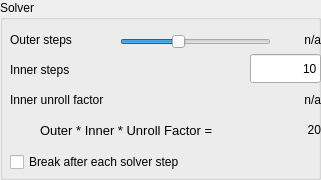
         <widget class="QGroupBox" name="groupBox_2">
          <property name="minimumSize">
           <size>
            <width>321</width>
            <height>180</height>
           </size>
          </property>
          <property name="maximumSize">
           <size>
            <width>321</width>
            <height>180</height>
           </size>
          </property>
          <property name="title">
           <string>Solver</string>
          </property>
          <widget class="QLabel" name="iterationsLabelValue">
           <property name="geometry">
            <rect>
             <x>280</x>
             <y>30</y>
             <width>41</width>
             <height>19</height>
            </rect>
           </property>
           <property name="minimumSize">
            <size>
             <width>40</width>
             <height>0</height>
            </size>
           </property>
           <property name="maximumSize">
            <size>
             <width>60</width>
             <height>16777215</height>
            </size>
           </property>
           <property name="toolTip">
            <string>Outer iteration steps for potential computation.</string>
           </property>
           <property name="statusTip">
            <string>Outer iteration steps for potential computation.</string>
           </property>
           <property name="text">
            <string>n/a</string>
           </property>
           <property name="alignment">
            <set>Qt::AlignRight|Qt::AlignTrailing|Qt::AlignVCenter</set>
           </property>
          </widget>
          <widget class="QLabel" name="iterationsLabelName">
           <property name="geometry">
            <rect>
             <x>10</x>
             <y>30</y>
             <width>101</width>
             <height>19</height>
            </rect>
           </property>
           <property name="toolTip">
            <string>Outer iteration steps for potential computation.</string>
           </property>
           <property name="statusTip">
            <string>Outer iteration steps for potential computation.</string>
           </property>
           <property name="text">
            <string>Outer steps</string>
           </property>
          </widget>
          <widget class="QSlider" name="iterationsSlider">
           <property name="geometry">
            <rect>
             <x>120</x>
             <y>30</y>
             <width>151</width>
             <height>24</height>
            </rect>
           </property>
           <property name="toolTip">
            <string>Outer iteration steps for potential computation..</string>
           </property>
           <property name="statusTip">
            <string>Outer iteration steps for potential computation.</string>
           </property>
           <property name="minimum">
            <number>1</number>
           </property>
           <property name="maximum">
            <number>200</number>
           </property>
           <property name="value">
            <number>75</number>
           </property>
           <property name="orientation">
            <enum>Qt::Horizontal</enum>
           </property>
          </widget>
          <widget class="QLabel" name="label_7">
           <property name="geometry">
            <rect>
             <x>10</x>
             <y>60</y>
             <width>91</width>
             <height>19</height>
            </rect>
           </property>
           <property name="toolTip">
            <string>Inner iteration steps for potential computation.</string>
           </property>
           <property name="statusTip">
            <string>Inner iteration steps for potential computation.</string>
           </property>
           <property name="text">
            <string>Inner steps</string>
           </property>
          </widget>
          <widget class="QLineEdit" name="innerLoopCountLineEdit">
           <property name="geometry">
            <rect>
             <x>250</x>
             <y>54</y>
             <width>71</width>
             <height>29</height>
            </rect>
           </property>
           <property name="toolTip">
            <string>Inner iteration steps for potential computation.</string>
           </property>
           <property name="statusTip">
            <string>Inner iteration steps for potential computation.</string>
           </property>
           <property name="inputMask">
            <string notr="true"/>
           </property>
           <property name="text">
            <string notr="true">10</string>
           </property>
           <property name="maxLength">
            <number>6</number>
           </property>
           <property name="alignment">
            <set>Qt::AlignRight|Qt::AlignTrailing|Qt::AlignVCenter</set>
           </property>
          </widget>
          <widget class="QLabel" name="label_8">
           <property name="geometry">
            <rect>
             <x>40</x>
             <y>120</y>
             <width>271</width>
             <height>20</height>
            </rect>
           </property>
           <property name="font">
            <font>
             <pointsize>10</pointsize>
            </font>
           </property>
           <property name="toolTip">
            <string>Total number of iterations used in potential computation.</string>
           </property>
           <property name="statusTip">
            <string>Total number of iterations used in potential computation.</string>
           </property>
           <property name="text">
            <string>Outer * Inner * Unroll Factor =</string>
           </property>
          </widget>
          <widget class="QLabel" name="workItemIterations">
           <property name="geometry">
            <rect>
             <x>240</x>
             <y>120</y>
             <width>81</width>
             <height>19</height>
            </rect>
           </property>
           <property name="toolTip">
            <string>Total number of iterations used in potential computation.</string>
           </property>
           <property name="statusTip">
            <string>Total number of iterations used in potential computation.</string>
           </property>
           <property name="text">
            <string>20</string>
           </property>
           <property name="alignment">
            <set>Qt::AlignRight|Qt::AlignTrailing|Qt::AlignVCenter</set>
           </property>
          </widget>
          <widget class="QCheckBox" name="isBreakingAfterSolverStep">
           <property name="geometry">
            <rect>
             <x>10</x>
             <y>150</y>
             <width>311</width>
             <height>24</height>
            </rect>
           </property>
           <property name="toolTip">
            <string>Stop after each step for visualization.</string>
           </property>
           <property name="statusTip">
            <string>Stop after each step for visualization.</string>
           </property>
           <property name="text">
            <string>Break after each solver step</string>
           </property>
           <property name="checked">
            <bool>false</bool>
           </property>
          </widget>
          <widget class="QLabel" name="label_21">
           <property name="geometry">
            <rect>
             <x>10</x>
             <y>90</y>
             <width>151</width>
             <height>19</height>
            </rect>
           </property>
           <property name="toolTip">
            <string>Inner loop unroll factor used in potential computation.</string>
           </property>
           <property name="statusTip">
            <string>Inner loop unroll factor used in potential computation.</string>
           </property>
           <property name="text">
            <string>Inner unroll factor</string>
           </property>
          </widget>
          <widget class="QLabel" name="innerUnrollFactor">
           <property name="geometry">
            <rect>
             <x>230</x>
             <y>90</y>
             <width>91</width>
             <height>19</height>
            </rect>
           </property>
           <property name="toolTip">
            <string>Inner loop unroll factor used in potential computation.</string>
           </property>
           <property name="statusTip">
            <string>Inner loop unroll factor used in potential computation.</string>
           </property>
           <property name="text">
            <string>n/a</string>
           </property>
           <property name="alignment">
            <set>Qt::AlignRight|Qt::AlignTrailing|Qt::AlignVCenter</set>
           </property>
          </widget>
          <zorder>label_8</zorder>
          <zorder>iterationsLabelValue</zorder>
          <zorder>iterationsLabelName</zorder>
          <zorder>iterationsSlider</zorder>
          <zorder>label_7</zorder>
          <zorder>innerLoopCountLineEdit</zorder>
          <zorder>workItemIterations</zorder>
          <zorder>isBreakingAfterSolverStep</zorder>
          <zorder>label_21</zorder>
          <zorder>innerUnrollFactor</zorder>
         </widget>
